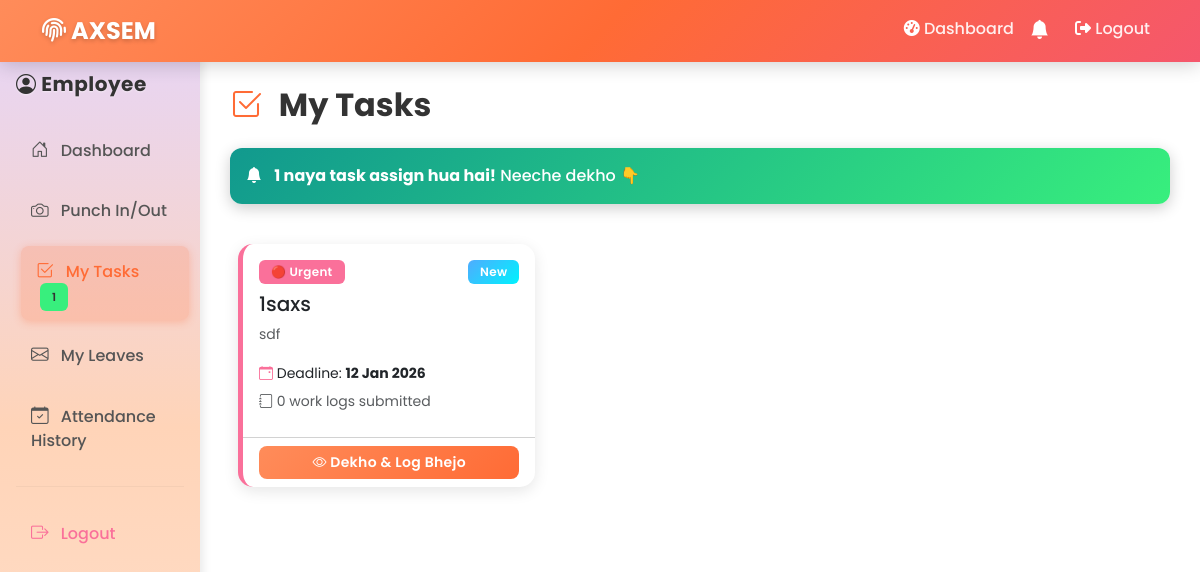
Screenshot of /employee/tasks/ (signed in) with the database file from the repository.
### attendance_app/models.py (models this page shows, shortened)
class Task(models.Model):
    PRIORITY_CHOICES = (
        ('low', 'Low'),
        ('medium', 'Medium'),
        ('high', 'High'),
        ('urgent', 'Urgent'),
    )
    STATUS_CHOICES = (
        ('assigned', 'Assigned'),
        ('in_progress', 'In Progress'),
        ('completed', 'Completed'),
    )
    title = models.CharField(max_length=200)
    description = models.TextField(help_text='Detailed task description')
    assigned_to = models.ForeignKey(Employee, on_delete=models.CASCADE, related_name='tasks')
    assigned_by = models.ForeignKey(User, on_delete=models.SET_NULL, null=True, related_name='tasks_assigned')
    priority = models.CharField(max_length=10, choices=PRIORITY_CHOICES, default='medium')
    status = models.CharField(max_length=20, choices=STATUS_CHOICES, default='assigned')
    deadline = models.DateField(null=True, blank=True)
    is_seen = models.BooleanField(default=False, help_text='Employee ne task dekha ya nahi')
    created_at = models.DateTimeField(auto_now_add=True)
    updated_at = models.DateTimeField(auto_now=True)
    class Meta:
        verbose_name = 'Task'
        verbose_name_plural = 'Tasks'
        ordering = ['-created_at']

### attendance_app/task_views.py (the view)
# urls.py: path('employee/tasks/', task_views.employee_task_list, name='employee_task_list'),
@login_required
def employee_task_list(request):
    if request.user.role != 'employee':
        return redirect('home')
    try:
        employee = request.user.employee_profile
    except Exception:
        return redirect('home')
    tasks = Task.objects.filter(assigned_to=employee).order_by('-created_at')
    unseen_tasks = tasks.filter(is_seen=False)
    unseen_count = unseen_tasks.count()
    unseen_tasks.update(is_seen=True)
    context = {
        'tasks': tasks,
        'unseen_count': unseen_count,
    }
    return render(request, 'employee/task_list.html', context)

### templates/employee/task_list.html (shortened to what this page needs)
{% extends 'base.html' %}
{% block content %}
<div class="container-fluid">
    <div class="row">
        {% include "employee/includes/sidebar.html" %}
        <div class="col-md-10 content-wrapper">
            <h2 class="mb-4"><i class="bi bi-check2-square" style="color:#ff6b35;"></i> My Tasks</h2>
            {% if unseen_count > 0 %}
            <div class="alert mb-4" style="background:linear-gradient(135deg,#11998e,#38ef7d); color:white; border-radius:12px; font-size:1rem;">
                <i class="bi bi-bell-fill me-2"></i>
                <strong>{{ unseen_count }} naya task{{ unseen_count|pluralize }} assign hua hai!</strong>
                Neeche dekho 👇
            </div>
            {% endif %}
            <div class="row g-3">
                {% for task in tasks %}
                <div class="col-12 col-md-6 col-lg-4">
                    <div class="card h-100" style="border-radius:15px; border-left: 5px solid
                        {% if task.priority == 'urgent' %}#fa709a
                        {% elif task.priority == 'high' %}#ff6b35
                        {% elif task.priority == 'medium' %}#f5c518
                        {% else %}#11998e{% endif %};">
                        <div class="card-body">
                            <div class="d-flex justify-content-between mb-2">
                                {% if task.priority == 'urgent' %}
                                    <span class="badge" style="background:#fa709a;">🔴 Urgent</span>
                                {% elif task.priority == 'high' %}
                                    <span class="badge" style="background:#ff6b35;">🟠 High</span>
                                {% elif task.priority == 'medium' %}
                                    <span class="badge" style="background:#f5c518;color:#333;">🟡 Medium</span>
                                {% else %}
                                    <span class="badge" style="background:#11998e;">🟢 Low</span>
                                {% endif %}
                                {% if task.status == 'assigned' %}
                                    <span class="badge" style="background:linear-gradient(135deg,#4facfe,#00f2fe);">New</span>
                                {% elif task.status == 'in_progress' %}
                                    <span class="badge" style="background:linear-gradient(135deg,#f093fb,#f5576c);">In Progress</span>
                                {% else %}
                                    <span class="badge" style="background:linear-gradient(135deg,#11998e,#38ef7d);">✓ Done</span>
                                {% endif %}
                            </div>
                            <h5 class="card-title">{{ task.title }}</h5>
                            <p class="card-text text-muted small">{{ task.description|truncatechars:100 }}</p>
                            {% if task.deadline %}
                            <div class="mt-2 mb-1">
                                <small><i class="bi bi-calendar-event text-danger"></i> Deadline: <strong>{{ task.deadline|date:"d M Y" }}</strong></small>
                            </div>
                            {% endif %}
                            <div class="mb-2">
                                <small class="text-muted"><i class="bi bi-journal"></i> {{ task.work_logs.count }} work log{{ task.work_logs.count|pluralize }} submitted</small>
                            </div>
                        </div>
                        <div class="card-footer bg-transparent">
                            <a href="{% url 'employee_task_detail' task.pk %}" class="btn btn-primary btn-sm w-100">
                                <i class="bi bi-eye"></i> Dekho & Log Bhejo
                            </a>
                        </div>
                    </div>
                </div>
                {% endfor %}
            </div>
        </div>
    </div>
</div>
{% endblock %}

### templates/base.html (style rules this page uses)
* { margin: 0; padding: 0; box-sizing: border-box; font-family: 'Poppins', sans-serif; }
body { background: white; min-height: 100vh; }
.container-fluid { padding: 0; background: white; margin-top: 0; }
.container-fluid .row { margin: 0; background: white; }
.alert { animation: slideIn 0.3s ease-out; box-shadow: 0 4px 15px rgba(0, 0, 0, 0.2); }
.content-wrapper { margin-left: 16.666667%; padding: 30px; background: white; min-height: calc(100vh - 56px); border-top: none; margin-top: 56px; padding-top: 30px; }
.content-wrapper h2 { color: #333; font-weight: 700; margin-bottom: 25px; }
.content-wrapper h2 i { color: #ff6b35; margin-right: 10px; }
.card { border: none; border-radius: 15px; box-shadow: 0 4px 15px rgba(0, 0, 0, 0.1); background: white; transition: all 0.3s ease; }
.btn { border-radius: 8px; padding: 10px 24px; font-weight: 600; transition: all 0.3s ease; letter-spacing: 0.3px; }
.btn-primary { background: linear-gradient(135deg, #ff8c5a 0%, #ff6b35 100%); border: none; }
.badge { padding: 6px 12px; border-radius: 6px; font-weight: 600; letter-spacing: 0.3px; }
.text-danger { color: #fa709a !important; }
.bi, .fas, .fa { transition: all 0.3s ease; }
.alert { border-radius: 10px; border: none; font-weight: 500; }
.btn-sm { padding: 6px 12px; font-size: 0.875rem; }

### rows the page displays
Task: priority "🔴 Urgent", status "New", title "1saxs", description "sdf", deadline "12 Jan 2026", work_logs.count "0"

### other values shown
{{ unseen_count }} "1"
